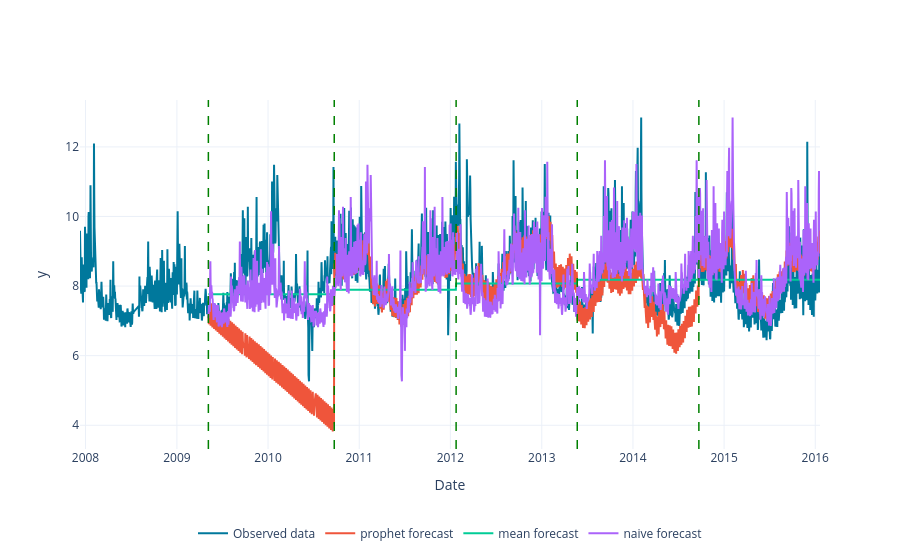

The code cell stored with this chart in its notebook:
### Code cell
fig = forecast.plot_cross_validation(models = {'prophet':prophet_forecast,'mean':mean_pi, 'naive':naive_pi})
fig.show()

### Figure 1 — Plotly figure (JSON) as saved in the notebook; plotly's stock layout.template omitted (floating-point values rounded to 4 significant figures; data arrays with more than 128 entries replaced by an {"elided": "..."} marker saying what was removed)
{"data": [{"line": {"color": "#00789c"}, "name": "Observed data", "type": "scatter", "x": {"elided": "2905 str values"}, "y": {"elided": "2905 float values"}}, {"name": "prophet forecast", "type": "scatter", "x": {"elided": "2420 str values"}, "y": {"elided": "2420 float values"}}, {"name": "mean forecast", "type": "scatter", "x": {"elided": "2420 str values"}, "y": {"elided": "2420 float values"}}, {"name": "naive forecast", "type": "scatter", "x": {"elided": "2420 str values"}, "y": {"elided": "2420 float values"}}], "layout": {"legend": {"orientation": "h", "x": 0.5, "xanchor": "center", "y": -0.2, "yanchor": "top"}, "shapes": [{"line": {"color": "green", "dash": "dash", "width": 1.5}, "type": "line", "x0": "2009-05-07", "x1": "2009-05-07", "xref": "x", "y0": 0, "y1": 1, "yref": "y domain"}, {"line": {"color": "green", "dash": "dash", "width": 1.5}, "type": "line", "x0": "2010-09-23", "x1": "2010-09-23", "xref": "x", "y0": 0, "y1": 1, "yref": "y domain"}, {"line": {"color": "green", "dash": "dash", "width": 1.5}, "type": "line", "x0": "2012-01-24", "x1": "2012-01-24", "xref": "x", "y0": 0, "y1": 1, "yref": "y domain"}, {"line": {"color": "green", "dash": "dash", "width": 1.5}, "type": "line", "x0": "2013-05-23", "x1": "2013-05-23", "xref": "x", "y0": 0, "y1": 1, "yref": "y domain"}, {"line": {"color": "green", "dash": "dash", "width": 1.5}, "type": "line", "x0": "2014-09-22", "x1": "2014-09-22", "xref": "x", "y0": 0, "y1": 1, "yref": "y domain"}], "xaxis": {"title": {"text": "Date"}}, "yaxis": {"title": {"text": "y"}}}}
